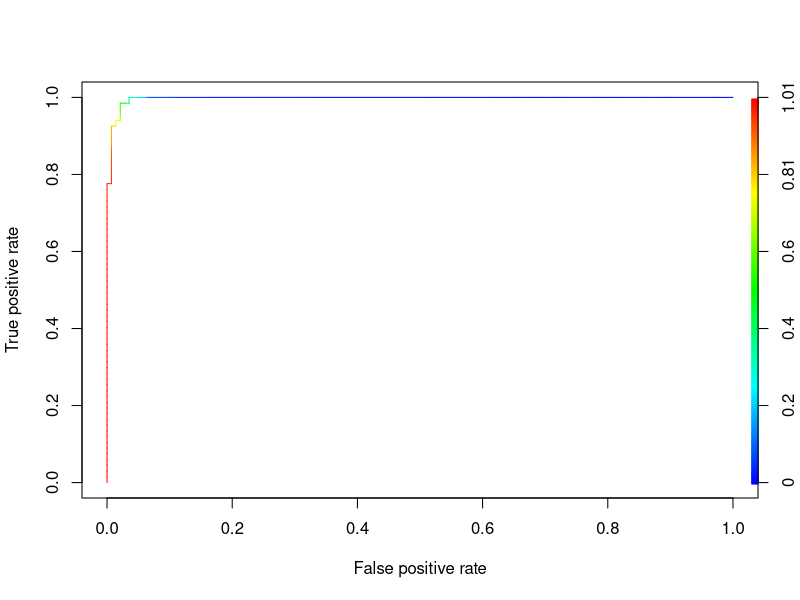

Here is the R script that generated this plot:
# Install packages if needed
install.packages(c("MASS", "ROCR"))

library(MASS)
library(ROCR)

data(biopsy)
head(biopsy)
str(biopsy)

# Remove ID column - not required for modelling
biopsy$ID = NULL

# Rename column headings
names(biopsy) = c("thick","usize","ushape","adhsn","celsiz","nucl","chrom","nuclus","mit","class")

# Data cleaning - check for NA fields
colSums(is.na(biopsy))

# Remove NA rows
biopsy1 = na.omit(biopsy)

set.seed(123)

# Split into 70:30 train/test
ind = sample(2, nrow(biopsy1), replace = TRUE, prob = c(0.7, 0.3))
train = biopsy1[ind == 1, ]
test  = biopsy1[ind == 2, ]

# Fit logistic regression on training data
fullfit = glm(class ~ ., family = binomial, data = train)
summary(fullfit)

# Predict probabilities on test data
test$prob = predict(fullfit, newdata = test, type = "response")  

# Get actual number of rows in test set dynamically
n_test = nrow(test)

# Make predictions: >0.5 probability = malignant
test$predict = rep("benign", n_test)              
test$predict[test$prob > 0.5] = "malignant"     

# Confusion matrix
table(test$predict, test$class)

# Accuracy
mean(test$predict == test$class)

# ROC Curve
ROCRpred = prediction(test$prob, test$class)
ROCRperf = performance(ROCRpred, "tpr", "fpr")  
plot(ROCRperf, colorize = TRUE)

# AUC
auc = performance(ROCRpred, "auc")               
auc@y.values
